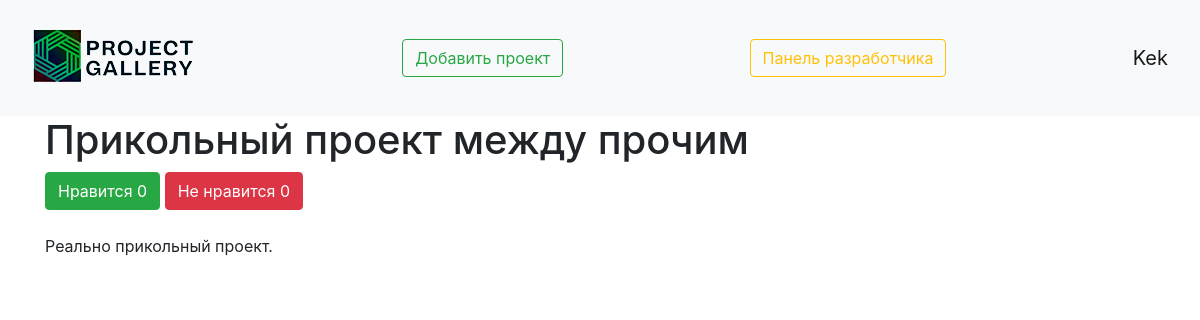
The page /viewing_project/8 (signed in) on the database as committed earlier.
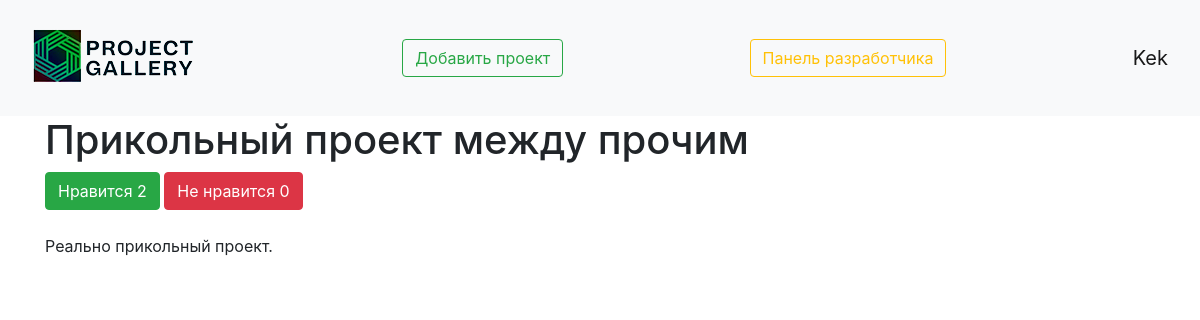
The same page on the database as committed later.
### data/user.py (models this page shows, shortened)
class User(SqlAlchemyBase, UserMixin, SerializerMixin):
    __tablename__ = 'users'
    id = sqlalchemy.Column(sqlalchemy.Integer,
                           primary_key=True, autoincrement=True)
    name = sqlalchemy.Column(sqlalchemy.String, nullable=True)
    about = sqlalchemy.Column(sqlalchemy.String, nullable=True)
    email = sqlalchemy.Column(sqlalchemy.String,
                              index=True, unique=True, nullable=True)
    hashed_password = sqlalchemy.Column(sqlalchemy.String, nullable=True)
    created_date = sqlalchemy.Column(sqlalchemy.DateTime,
                                     default=datetime.datetime.now)
    is_developer = sqlalchemy.Column(sqlalchemy.Boolean, nullable=True, default=False)
    projects = orm.relation("Projects", back_populates='user')
    likes = sqlalchemy.ARRAY(sqlalchemy.Integer)
    dislikes = sqlalchemy.ARRAY(sqlalchemy.Integer)

### data/projects.py (models this page shows)
class Projects(SqlAlchemyBase, SerializerMixin):
    __tablename__ = 'projects'
    id = sqlalchemy.Column(sqlalchemy.Integer,
                           primary_key=True, autoincrement=True)
    title = sqlalchemy.Column(sqlalchemy.String, nullable=True)
    content = sqlalchemy.Column(sqlalchemy.String, nullable=True)
    created_date = sqlalchemy.Column(sqlalchemy.DateTime,
                                     default=datetime.datetime.now)
    is_private = sqlalchemy.Column(sqlalchemy.Boolean, default=True)
    is_confirmed = sqlalchemy.Column(sqlalchemy.Boolean, nullable=True, default=False)
    is_deleted = sqlalchemy.Column(sqlalchemy.Boolean, nullable=True, default=False)
    image = sqlalchemy.Column()
    like = sqlalchemy.Column(sqlalchemy.Integer, default=0)
    dislike = sqlalchemy.Column(sqlalchemy.Integer, default=0)
    user_id = sqlalchemy.Column(sqlalchemy.Integer,
                                sqlalchemy.ForeignKey("users.id"))
    user = orm.relation('User')

### main.py (the view)
@app.route('/viewing_project/<int:id>', methods=['GET', 'POST'])
@login_required
def viewing_project(id):
    db_sess = db_session.create_session()
    projects = db_sess.query(Projects).filter(Projects.id == id).first()
    return render_template("viewing_project.html", projects=projects)

### data/db_session.py (called while the page is built)
def create_session() -> Session:
    global __factory
    return __factory()

### main.py (called while the page is built)
@login_manager.user_loader
def load_user(user_id):
    db_sess = db_session.create_session()
    return db_sess.query(User).get(user_id)

### templates/viewing_project.html (shortened to what this page needs)
{% extends "base.html" %}
{% block content %}
<h1>{{ projects.title }}</h1>
<div>
    <a href="/like_projects/{{ projects.id }}" class="btn btn-success">
        Нравится {{ projects.like }}
    </a>
    <a href="/dislike_projects/{{ projects.id }}" class="btn btn-danger">
        Не нравится {{ projects.dislike }}
    </a>
</div><br>
<p>{{ projects.content }}</p>
{% endblock %}

### templates/base.html (shortened to what this page needs)
<!doctype html>
<html lang="en">
<head>
    <link rel="stylesheet"
          href="https://stackpath.bootstrapcdn.com/bootstrap/4.4.1/css/bootstrap.min.css"
>
</head>
<body>
<header>
    <nav class="navbar navbar-light bg-light">
        <a href="/"><img src="/static/img/small_logo2.png" alt="здесь должна была быть картинка, но не нашлась"></a>
        <a href="projects" class="btn btn-outline-success">Добавить проект</a>
        {% if current_user.is_developer %}
        <a href="/developer_panel" class="btn btn-outline-warning">
            Панель разработчика
        </a>
        {% endif %}
        {% if current_user.is_authenticated %}
    <a class="navbar-brand" href="/user_profile">{{ current_user.name }}</a>
{% else %}
    <p>
        <a class="btn btn-primary " href="/register">Зарегистрироваться</a>
        <a class="btn btn-success" href="/login">Войти</a>
    </p>
{% endif %}
    </nav>
</header>
<main role="main" class="container">
    {% block content %}{% endblock %}
</main>
</body>
</html>

Rows that differ between the two databases and show on the page:
changed Projects "Прикольный проект между прочим": like "0" → "2"
